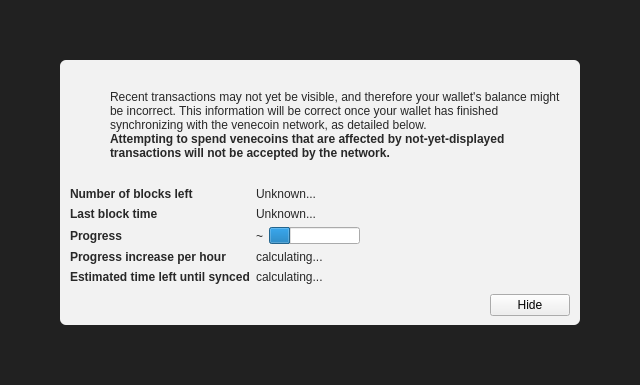
<?xml version="1.0" encoding="UTF-8"?>
<ui version="4.0">
 <class>ModalOverlay</class>
 <widget class="ModalOverlay" name="ModalOverlay">
  <property name="geometry">
   <rect>
    <x>0</x>
    <y>0</y>
    <width>640</width>
    <height>385</height>
   </rect>
  </property>
  <property name="windowTitle">
   <string>Form</string>
  </property>
  <layout class="QVBoxLayout" name="verticalLayout" stretch="0">
   <property name="sizeConstraint">
    <enum>QLayout::SetDefaultConstraint</enum>
   </property>
   <property name="leftMargin">
    <number>0</number>
   </property>
   <property name="topMargin">
    <number>0</number>
   </property>
   <property name="rightMargin">
    <number>0</number>
   </property>
   <property name="bottomMargin">
    <number>0</number>
   </property>
   <item>
    <widget class="QWidget" name="bgWidget" native="true">
     <property name="styleSheet">
      <string notr="true">#bgWidget { background: rgba(0,0,0,220); }</string>
     </property>
     <layout class="QVBoxLayout" name="verticalLayoutMain" stretch="1">
      <property name="leftMargin">
       <number>60</number>
      </property>
      <property name="topMargin">
       <number>60</number>
      </property>
      <property name="rightMargin">
       <number>60</number>
      </property>
      <property name="bottomMargin">
       <number>60</number>
      </property>
      <item>
       <widget class="QWidget" name="contentWidget" native="true">
        <property name="styleSheet">
         <string notr="true">#contentWidget { background: rgba(255,255,255,240); border-radius: 6px; }

QLabel { color: rgb(40,40,40);  }</string>
        </property>
        <layout class="QVBoxLayout" name="verticalLayoutSub" stretch="1,0,0,0">
         <property name="spacing">
          <number>0</number>
         </property>
         <property name="leftMargin">
          <number>10</number>
         </property>
         <property name="topMargin">
          <number>10</number>
         </property>
         <property name="rightMargin">
          <number>10</number>
         </property>
         <property name="bottomMargin">
          <number>10</number>
         </property>
         <item>
          <layout class="QHBoxLayout" name="horizontalLayoutIconText" stretch="0,1">
           <property name="topMargin">
            <number>20</number>
           </property>
           <item>
            <layout class="QVBoxLayout" name="verticalLayoutIcon">
             <property name="leftMargin">
              <number>0</number>
             </property>
             <item>
              <widget class="QPushButton" name="warningIcon">
               <property name="enabled">
                <bool>false</bool>
               </property>
               <property name="text">
                <string/>
               </property>
               <property name="icon">
                <iconset>
                 <normaloff>:/icons/warning</normaloff>
                 <disabledoff>:/icons/warning</disabledoff>:/icons/warning</iconset>
               </property>
               <property name="iconSize">
                <size>
                 <width>48</width>
                 <height>48</height>
                </size>
               </property>
               <property name="flat">
                <bool>true</bool>
               </property>
              </widget>
             </item>
             <item>
              <spacer name="verticalSpacerWarningIcon">
               <property name="orientation">
                <enum>Qt::Vertical</enum>
               </property>
               <property name="sizeHint" stdset="0">
                <size>
                 <width>20</width>
                 <height>40</height>
                </size>
               </property>
              </spacer>
             </item>
            </layout>
           </item>
           <item>
            <layout class="QVBoxLayout" name="verticalLayoutInfoText">
             <property name="leftMargin">
              <number>0</number>
             </property>
             <property name="topMargin">
              <number>0</number>
             </property>
             <item>
              <widget class="QLabel" name="infoText">
               <property name="text">
                <string>Recent transactions may not yet be visible, and therefore your wallet's balance might be incorrect. This information will be correct once your wallet has finished synchronizing with the venecoin network, as detailed below.</string>
               </property>
               <property name="textFormat">
                <enum>Qt::RichText</enum>
               </property>
               <property name="wordWrap">
                <bool>true</bool>
               </property>
              </widget>
             </item>
             <item>
              <widget class="QLabel" name="infoTextStrong">
               <property name="font">
                <font>
                 <weight>75</weight>
                 <bold>true</bold>
                </font>
               </property>
               <property name="text">
                <string>Attempting to spend venecoins that are affected by not-yet-displayed transactions will not be accepted by the network.</string>
               </property>
               <property name="textFormat">
                <enum>Qt::RichText</enum>
               </property>
               <property name="wordWrap">
                <bool>true</bool>
               </property>
              </widget>
             </item>
             <item>
              <spacer name="verticalSpacerInTextSpace">
               <property name="orientation">
                <enum>Qt::Vertical</enum>
               </property>
               <property name="sizeHint" stdset="0">
                <size>
                 <width>20</width>
                 <height>40</height>
                </size>
               </property>
              </spacer>
             </item>
            </layout>
           </item>
          </layout>
         </item>
         <item>
          <spacer name="verticalSpacerAfterText">
           <property name="orientation">
            <enum>Qt::Vertical</enum>
           </property>
           <property name="sizeHint" stdset="0">
            <size>
             <width>20</width>
             <height>40</height>
            </size>
           </property>
          </spacer>
         </item>
         <item>
          <layout class="QFormLayout" name="formLayout">
           <property name="fieldGrowthPolicy">
            <enum>QFormLayout::FieldsStayAtSizeHint</enum>
           </property>
           <property name="horizontalSpacing">
            <number>6</number>
           </property>
           <property name="verticalSpacing">
            <number>6</number>
           </property>
           <property name="topMargin">
            <number>10</number>
           </property>
           <item row="0" column="0">
            <widget class="QLabel" name="labelNumberOfBlocksLeft">
             <property name="font">
              <font>
               <weight>75</weight>
               <bold>true</bold>
              </font>
             </property>
             <property name="text">
              <string>Number of blocks left</string>
             </property>
            </widget>
           </item>
           <item row="0" column="1">
            <widget class="QLabel" name="numberOfBlocksLeft">
             <property name="text">
              <string>Unknown...</string>
             </property>
            </widget>
           </item>
           <item row="1" column="0">
            <widget class="QLabel" name="labelLastBlockTime">
             <property name="font">
              <font>
               <weight>75</weight>
               <bold>true</bold>
              </font>
             </property>
             <property name="text">
              <string>Last block time</string>
             </property>
            </widget>
           </item>
           <item row="1" column="1">
            <widget class="QLabel" name="newestBlockDate">
             <property name="sizePolicy">
              <sizepolicy hsizetype="Maximum" vsizetype="Preferred">
               <horstretch>0</horstretch>
               <verstretch>0</verstretch>
              </sizepolicy>
             </property>
             <property name="text">
              <string>Unknown...</string>
             </property>
            </widget>
           </item>
           <item row="2" column="0">
            <widget class="QLabel" name="labelSyncDone">
             <property name="font">
              <font>
               <weight>75</weight>
               <bold>true</bold>
              </font>
             </property>
             <property name="text">
              <string>Progress</string>
             </property>
            </widget>
           </item>
           <item row="2" column="1">
            <layout class="QHBoxLayout" name="horizontalLayoutSync" stretch="0,1">
             <item>
              <widget class="QLabel" name="percentageProgress">
               <property name="text">
                <string notr="true">~</string>
               </property>
              </widget>
             </item>
             <item>
              <widget class="QProgressBar" name="progressBar">
               <property name="value">
                <number>24</number>
               </property>
               <property name="format">
                <string/>
               </property>
              </widget>
             </item>
            </layout>
           </item>
           <item row="4" column="0">
            <widget class="QLabel" name="labelProgressIncrease">
             <property name="font">
              <font>
               <weight>75</weight>
               <bold>true</bold>
              </font>
             </property>
             <property name="text">
              <string>Progress increase per hour</string>
             </property>
            </widget>
           </item>
           <item row="4" column="1">
            <widget class="QLabel" name="progressIncreasePerH">
             <property name="text">
              <string>calculating...</string>
             </property>
            </widget>
           </item>
           <item row="5" column="0">
            <widget class="QLabel" name="labelEstimatedTimeLeft">
             <property name="font">
              <font>
               <weight>75</weight>
               <bold>true</bold>
              </font>
             </property>
             <property name="text">
              <string>Estimated time left until synced</string>
             </property>
            </widget>
           </item>
           <item row="5" column="1">
            <widget class="QLabel" name="expectedTimeLeft">
             <property name="text">
              <string>calculating...</string>
             </property>
            </widget>
           </item>
          </layout>
         </item>
         <item>
          <layout class="QHBoxLayout" name="horizontalLayoutButtons">
           <property name="leftMargin">
            <number>10</number>
           </property>
           <property name="topMargin">
            <number>10</number>
           </property>
           <item>
            <spacer name="horizontalSpacer">
             <property name="orientation">
              <enum>Qt::Horizontal</enum>
             </property>
             <property name="sizeHint" stdset="0">
              <size>
               <width>40</width>
               <height>20</height>
              </size>
             </property>
            </spacer>
           </item>
           <item>
            <widget class="QPushButton" name="closeButton">
             <property name="text">
              <string>Hide</string>
             </property>
            </widget>
           </item>
          </layout>
         </item>
        </layout>
       </widget>
      </item>
     </layout>
    </widget>
   </item>
  </layout>
 </widget>
 <customwidgets>
  <customwidget>
   <class>ModalOverlay</class>
   <extends>QWidget</extends>
   <header>modaloverlay.h</header>
   <container>1</container>
  </customwidget>
 </customwidgets>
 <resources/>
 <connections/>
</ui>
